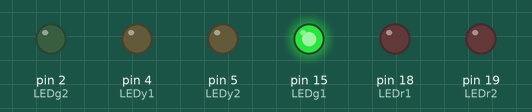
A sketch run on a simulated Arduino Uno, built with avr-gcc and run on an emulated ATmega328P. On the bench: output pins drawn as LEDs (lit = HIGH).

Above: at 0.05 s.
At 0.55 s:
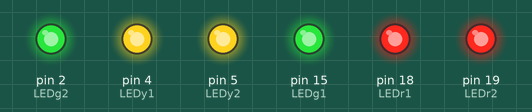
At 0.75 s:
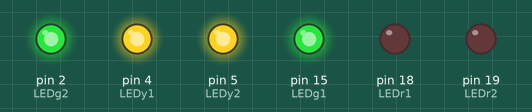
At 1.45 s:
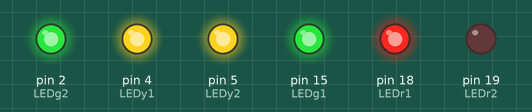
At 2.15 s:
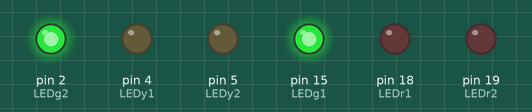
At 2.85 s:
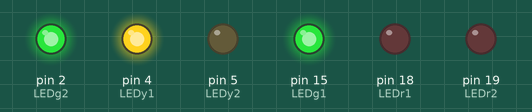
Timing chart, 0 to 3.1 s (numbered marks = the images above):
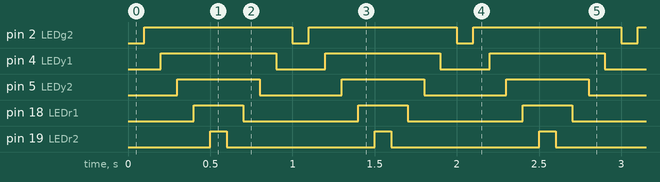

Measured:
- by itself, pin 2 (LEDg2): alternates HIGH for 0.90 s and LOW for 0.10 s
- by itself, pin 4 (LEDy1): alternates HIGH for 0.70 s and LOW for 0.30 s
- by itself, pin 5 (LEDy2): alternates HIGH for 0.50 s and LOW for 0.50 s
- by itself, pin 18 (LEDr1): alternates HIGH for 0.30 s and LOW for 0.70 s
- by itself, pin 19 (LEDr2): alternates HIGH for 0.10 s and LOW for 0.90 s

The sketch:

aula05.ino
```cpp
/*int pino_LED = 2;

void setup() {
 pinMode(pino_LED, OUTPUT);
}

void loop() {
  static int i = 0;
  for(i = 0; i < 3; i++)
  {
    digitalWrite(pino_LED, HIGH);
    delay(150);
    digitalWrite(pino_LED, LOW);
    delay(100);
    }
  delay(200);
  for(i = 0; i < 3; i++)
  {
    digitalWrite(pino_LED, HIGH);
    delay(450);
    digitalWrite(pino_LED, LOW);
    delay(100);
    }
  delay(200);
  for(i = 0; i < 3; i++)
  {
    digitalWrite(pino_LED, HIGH);
    delay(150);
    digitalWrite(pino_LED, LOW);
    delay(100);
    }
  delay(500);
}
*/
```

aula05_semaforo.ino
```cpp
/*int carroVermelho = 4;
int carroAmarelo = 2;
int carroVerde = 15;

void setup()
{
  pinMode(carroVermelho, OUTPUT);
  pinMode(carroAmarelo, OUTPUT);
  pinMode(carroVerde, OUTPUT);

  digitalWrite(carroVermelho, LOW);
  digitalWrite(carroAmarelo, LOW);
  digitalWrite(carroVerde, LOW);
}

void loop()
{
  digitalWrite(carroVermelho, LOW);
  digitalWrite(carroVerde, HIGH);
  delay(3000);
  digitalWrite(carroVerde, LOW);
  digitalWrite(carroAmarelo, HIGH);
  delay(3000);
  digitalWrite(carroAmarelo, LOW);
  digitalWrite(carroVermelho, HIGH);
  delay(3000);
}
*/
```

aula_05Desafio.ino
```cpp
int LEDg1 = 15;
int LEDg2 = 2;
int LEDy1 = 4;
int LEDy2 = 5;
int LEDr1 = 18;
int LEDr2 = 19;

void setup()
{
  pinMode(LEDg1, OUTPUT);
  pinMode(LEDg2, OUTPUT);
  pinMode(LEDy1, OUTPUT);
  pinMode(LEDy2, OUTPUT);
  pinMode(LEDr1, OUTPUT);
  pinMode(LEDr2, OUTPUT);

  digitalWrite(LEDg1, HIGH);
  digitalWrite(LEDg2, LOW);
  digitalWrite(LEDy1, LOW);
  digitalWrite(LEDy2, LOW);
  digitalWrite(LEDr1, LOW);
  digitalWrite(LEDr2, LOW);
}

void loop()
{
  digitalWrite(LEDg1, HIGH);
  digitalWrite(LEDg2, LOW);
  delay(100);
  digitalWrite(LEDg2, HIGH);
  delay (100);
  digitalWrite(LEDy1, HIGH);
  delay (100);
  digitalWrite(LEDy2, HIGH);
  delay (100);
  digitalWrite(LEDr1, HIGH);
  delay (100);
  digitalWrite(LEDr2, HIGH);
  delay (100);
  digitalWrite(LEDr2, LOW);
  delay (100);
  digitalWrite(LEDr1, LOW);
  delay (100);
  digitalWrite(LEDy2, LOW);
  delay (100);
  digitalWrite(LEDy1, LOW);
  delay (100);
}
```

aula_05semaforoped.ino
```cpp
/*int carroVermelho = 4;
int carroAmarelo = 2;
int carroVerde = 15;
int pedVermelho = 18;
int pedVerde = 5;

void setup()
{
  pinMode(carroVermelho, OUTPUT);
  pinMode(carroAmarelo, OUTPUT);
  pinMode(carroVerde, OUTPUT);
  pinMode(pedVermelho, OUTPUT);
  pinMode(pedVerde, OUTPUT);

  digitalWrite(carroVermelho, LOW);
  digitalWrite(carroAmarelo, LOW);
  digitalWrite(carroVerde, LOW);
  digitalWrite(pedVermelho, LOW);
  digitalWrite(pedVerde, LOW);
}

void loop()
{
  digitalWrite(carroVermelho, LOW);
  digitalWrite(carroVerde, HIGH);
  digitalWrite(pedVermelho, HIGH);
  digitalWrite(pedVerde, LOW);
  delay(3000);
  digitalWrite(carroVerde, LOW);
  digitalWrite(carroAmarelo, HIGH);
  delay(3000);
  digitalWrite(carroAmarelo, LOW);
  digitalWrite(carroVermelho, HIGH);
  digitalWrite(pedVermelho, LOW);
  digitalWrite(pedVerde, HIGH);
  delay(3000);
}
*/
```
